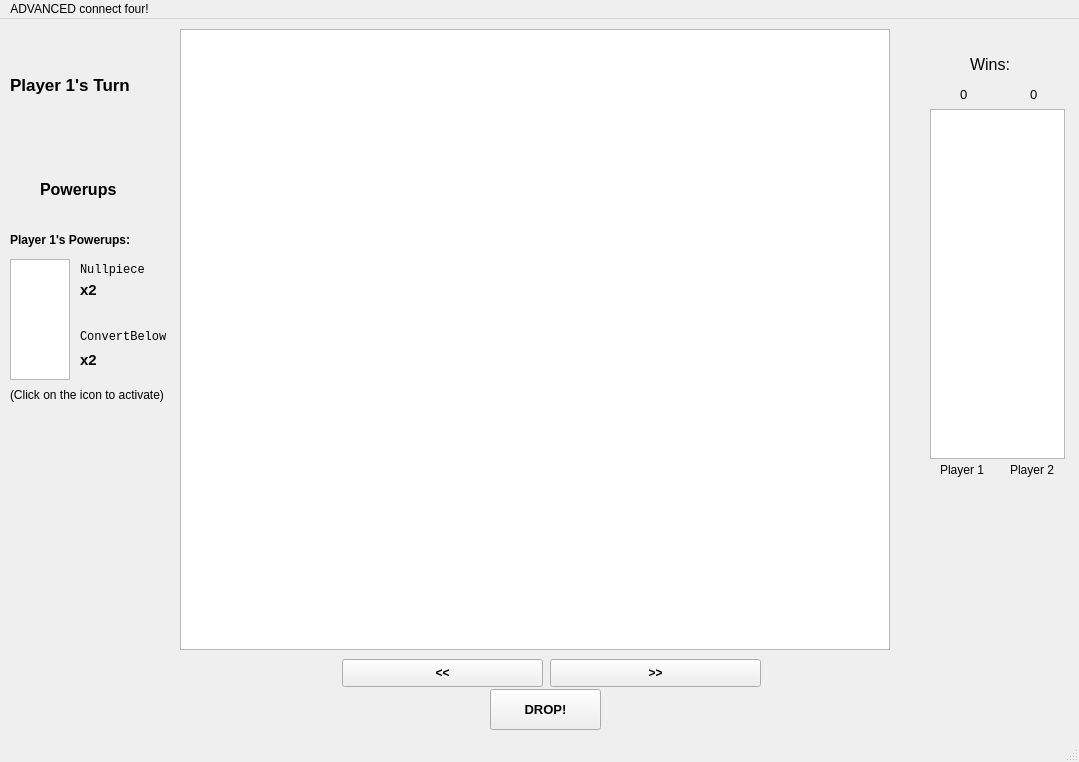
<?xml version="1.0" encoding="UTF-8"?>
<ui version="4.0">
 <class>MainWindow</class>
 <widget class="QMainWindow" name="MainWindow">
  <property name="geometry">
   <rect>
    <x>0</x>
    <y>0</y>
    <width>1079</width>
    <height>762</height>
   </rect>
  </property>
  <property name="windowTitle">
   <string>MainWindow</string>
  </property>
  <widget class="QWidget" name="centralwidget">
   <widget class="QGraphicsView" name="board_graphicsview">
    <property name="geometry">
     <rect>
      <x>180</x>
      <y>10</y>
      <width>710</width>
      <height>621</height>
     </rect>
    </property>
   </widget>
   <widget class="QGraphicsView" name="graph_graphicview">
    <property name="geometry">
     <rect>
      <x>930</x>
      <y>90</y>
      <width>135</width>
      <height>350</height>
     </rect>
    </property>
   </widget>
   <widget class="QLabel" name="turn_label">
    <property name="geometry">
     <rect>
      <x>10</x>
      <y>50</y>
      <width>171</width>
      <height>31</height>
     </rect>
    </property>
    <property name="font">
     <font>
      <pointsize>13</pointsize>
      <weight>75</weight>
      <bold>true</bold>
     </font>
    </property>
    <property name="text">
     <string>Player 1's Turn</string>
    </property>
   </widget>
   <widget class="QLabel" name="powerups_label">
    <property name="geometry">
     <rect>
      <x>40</x>
      <y>160</y>
      <width>111</width>
      <height>21</height>
     </rect>
    </property>
    <property name="font">
     <font>
      <pointsize>12</pointsize>
      <weight>75</weight>
      <bold>true</bold>
     </font>
    </property>
    <property name="text">
     <string>Powerups</string>
    </property>
   </widget>
   <widget class="QLabel" name="powerups_ForPlayerLabel">
    <property name="geometry">
     <rect>
      <x>10</x>
      <y>210</y>
      <width>161</width>
      <height>21</height>
     </rect>
    </property>
    <property name="font">
     <font>
      <weight>75</weight>
      <bold>true</bold>
     </font>
    </property>
    <property name="text">
     <string>Player 1's Powerups:</string>
    </property>
   </widget>
   <widget class="QLabel" name="wins_label">
    <property name="geometry">
     <rect>
      <x>970</x>
      <y>30</y>
      <width>51</width>
      <height>31</height>
     </rect>
    </property>
    <property name="font">
     <font>
      <pointsize>12</pointsize>
      <weight>50</weight>
      <bold>false</bold>
     </font>
    </property>
    <property name="text">
     <string>Wins: </string>
    </property>
   </widget>
   <widget class="QLabel" name="p1_num_wins_label">
    <property name="geometry">
     <rect>
      <x>960</x>
      <y>60</y>
      <width>21</width>
      <height>31</height>
     </rect>
    </property>
    <property name="font">
     <font>
      <pointsize>10</pointsize>
     </font>
    </property>
    <property name="text">
     <string>0</string>
    </property>
   </widget>
   <widget class="QLabel" name="p2_num_wins_label">
    <property name="geometry">
     <rect>
      <x>1030</x>
      <y>60</y>
      <width>21</width>
      <height>31</height>
     </rect>
    </property>
    <property name="font">
     <font>
      <pointsize>10</pointsize>
      <weight>50</weight>
      <bold>false</bold>
     </font>
    </property>
    <property name="text">
     <string>0</string>
    </property>
   </widget>
   <widget class="QLabel" name="turn_label_4">
    <property name="geometry">
     <rect>
      <x>940</x>
      <y>440</y>
      <width>51</width>
      <height>21</height>
     </rect>
    </property>
    <property name="text">
     <string>Player 1</string>
    </property>
   </widget>
   <widget class="QLabel" name="turn_label_5">
    <property name="geometry">
     <rect>
      <x>1010</x>
      <y>440</y>
      <width>51</width>
      <height>21</height>
     </rect>
    </property>
    <property name="text">
     <string>Player 2</string>
    </property>
   </widget>
   <widget class="QPushButton" name="left_button">
    <property name="geometry">
     <rect>
      <x>342</x>
      <y>640</y>
      <width>201</width>
      <height>28</height>
     </rect>
    </property>
    <property name="font">
     <font>
      <weight>75</weight>
      <bold>true</bold>
     </font>
    </property>
    <property name="text">
     <string>&lt;&lt;</string>
    </property>
   </widget>
   <widget class="QPushButton" name="right_button">
    <property name="geometry">
     <rect>
      <x>550</x>
      <y>640</y>
      <width>211</width>
      <height>28</height>
     </rect>
    </property>
    <property name="font">
     <font>
      <weight>75</weight>
      <bold>true</bold>
     </font>
    </property>
    <property name="text">
     <string>&gt;&gt;</string>
    </property>
   </widget>
   <widget class="QPushButton" name="drop_button">
    <property name="geometry">
     <rect>
      <x>490</x>
      <y>670</y>
      <width>111</width>
      <height>41</height>
     </rect>
    </property>
    <property name="font">
     <font>
      <pointsize>10</pointsize>
      <weight>75</weight>
      <bold>true</bold>
     </font>
    </property>
    <property name="text">
     <string>DROP!</string>
    </property>
   </widget>
   <widget class="QGraphicsView" name="pwrup_graphicsview">
    <property name="geometry">
     <rect>
      <x>10</x>
      <y>240</y>
      <width>60</width>
      <height>121</height>
     </rect>
    </property>
   </widget>
   <widget class="QLabel" name="nullpiece_label">
    <property name="geometry">
     <rect>
      <x>80</x>
      <y>240</y>
      <width>81</width>
      <height>21</height>
     </rect>
    </property>
    <property name="font">
     <font>
      <family>Consolas</family>
     </font>
    </property>
    <property name="text">
     <string>Nullpiece</string>
    </property>
   </widget>
   <widget class="QLabel" name="nullpiece_qty_label">
    <property name="geometry">
     <rect>
      <x>80</x>
      <y>260</y>
      <width>31</width>
      <height>21</height>
     </rect>
    </property>
    <property name="font">
     <font>
      <pointsize>11</pointsize>
      <weight>75</weight>
      <bold>true</bold>
     </font>
    </property>
    <property name="text">
     <string>x2</string>
    </property>
   </widget>
   <widget class="QLabel" name="convert_label">
    <property name="geometry">
     <rect>
      <x>80</x>
      <y>310</y>
      <width>91</width>
      <height>16</height>
     </rect>
    </property>
    <property name="font">
     <font>
      <family>Consolas</family>
     </font>
    </property>
    <property name="text">
     <string>ConvertBelow</string>
    </property>
   </widget>
   <widget class="QLabel" name="cnvrt_below_qty_label">
    <property name="geometry">
     <rect>
      <x>80</x>
      <y>330</y>
      <width>31</width>
      <height>21</height>
     </rect>
    </property>
    <property name="font">
     <font>
      <pointsize>11</pointsize>
      <weight>75</weight>
      <bold>true</bold>
     </font>
    </property>
    <property name="text">
     <string>x2</string>
    </property>
   </widget>
   <widget class="QLabel" name="turn_label_6">
    <property name="geometry">
     <rect>
      <x>10</x>
      <y>360</y>
      <width>171</width>
      <height>31</height>
     </rect>
    </property>
    <property name="text">
     <string>(Click on the icon to activate)</string>
    </property>
   </widget>
  </widget>
  <widget class="QMenuBar" name="menubar">
   <property name="geometry">
    <rect>
     <x>0</x>
     <y>0</y>
     <width>1079</width>
     <height>26</height>
    </rect>
   </property>
   <widget class="QMenu" name="menuADVANCED_connect_four">
    <property name="title">
     <string>ADVANCED connect four!</string>
    </property>
   </widget>
   <addaction name="menuADVANCED_connect_four"/>
  </widget>
  <widget class="QStatusBar" name="statusbar"/>
 </widget>
 <resources/>
 <connections/>
</ui>
